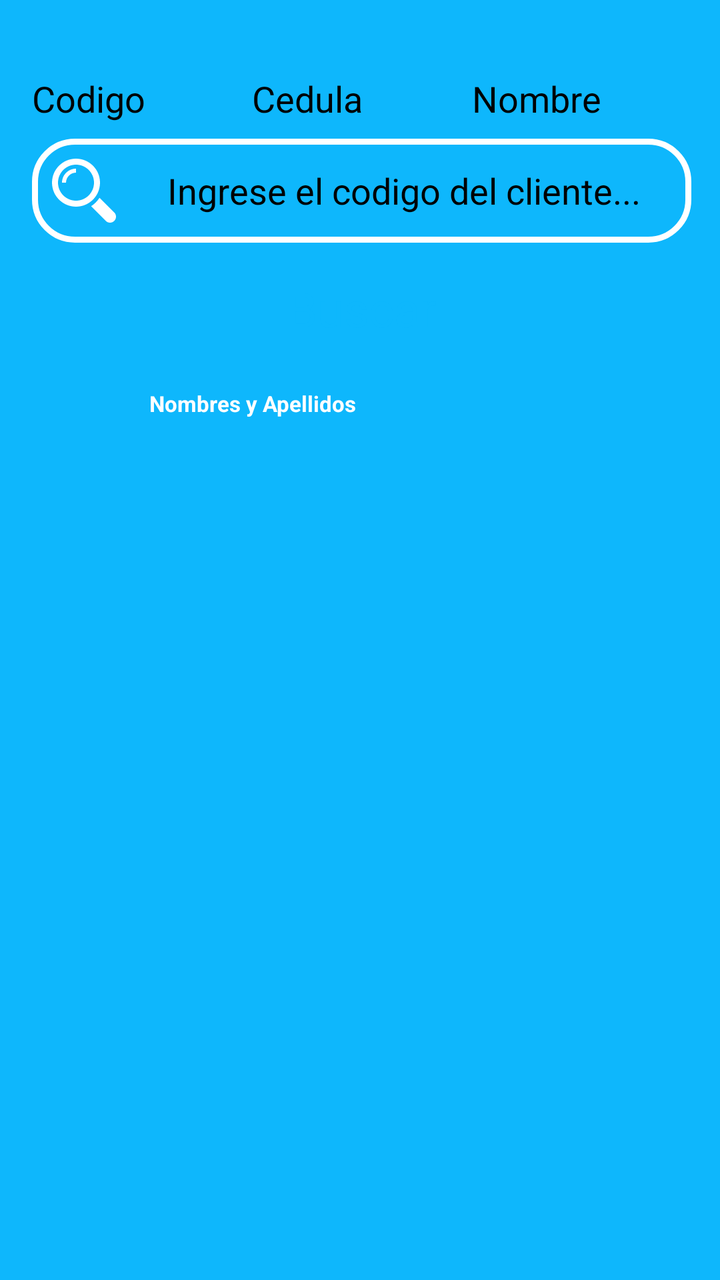
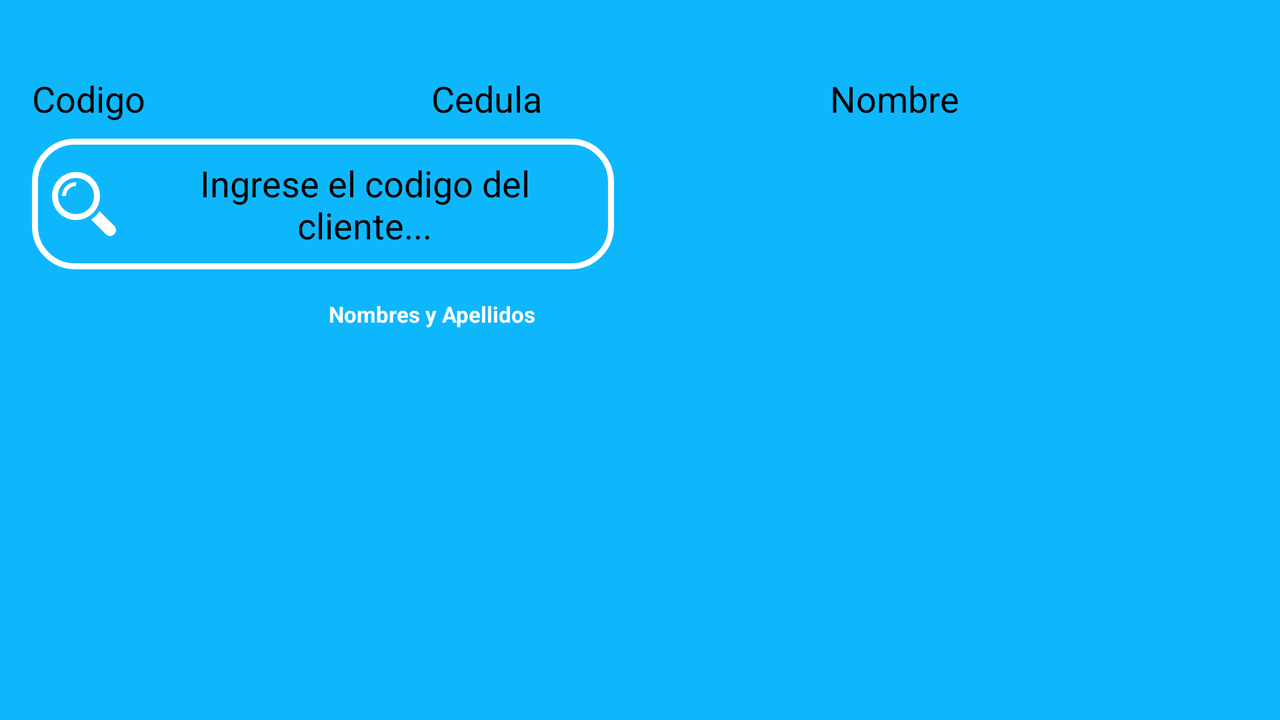

Compare how this app lays out the same screen by default and in its alternative resource folder. The renders come first, then the two layout files and the values they reference.
<!-- AndroidManifest.xml: application theme MyTheme.DayNight -->
<!-- res/layout/activity_buscar_cliente.xml -->
<?xml version="1.0" encoding="utf-8"?>
<androidx.constraintlayout.widget.ConstraintLayout xmlns:android="http://schemas.android.com/apk/res/android"
    xmlns:app="http://schemas.android.com/apk/res-auto"
    xmlns:tools="http://schemas.android.com/tools"
    android:layout_width="match_parent"
    android:layout_height="match_parent"
    android:background="@color/colorPrimary"
    tools:context="skybox.com.scmtv.buscar_cliente">




        <androidx.constraintlayout.widget.Guideline
            android:id="@+id/guideline"
            android:layout_width="wrap_content"
            android:layout_height="wrap_content"
            android:orientation="vertical"
            app:layout_constraintGuide_begin="16dp" />

        <androidx.constraintlayout.widget.Guideline
            android:id="@+id/guideline2"
            android:layout_width="wrap_content"
            android:layout_height="wrap_content"
            android:orientation="vertical"
            app:layout_constraintGuide_percent="0.96" />

    <EditText
        android:id="@+id/editText_buscar"
        android:layout_width="0dp"
        android:layout_height="wrap_content"
        android:layout_marginTop="8dp"
        android:background="@drawable/edit2"
        android:buttonTint="@color/ic_launcher_background"
        android:gravity="center"
        android:hint="@string/ingresexCodigo"
        android:paddingTop="15dp"
        android:paddingBottom="15dp"
        android:textSize="18sp"
        android:drawableLeft="@drawable/ic_buscar2"
        android:drawablePadding="10dp"
        android:padding="10dp"
        app:layout_constraintEnd_toStartOf="@+id/guideline2"
        app:layout_constraintHorizontal_bias="0.0"
        app:layout_constraintStart_toStartOf="@+id/guideline"
        app:layout_constraintTop_toBottomOf="@+id/radio_group" />

    <TextView
        android:id="@+id/textView_seleccioneunaopcion"
        android:layout_width="0dp"
        android:layout_height="wrap_content"
        android:text="@string/Seleccione_radiobuttons"
        android:textColor="@color/ic_launcher_background"
        android:textSize="14sp"
        android:layout_marginTop="10dp"
        app:layout_constraintEnd_toStartOf="@+id/guideline2"
        app:layout_constraintHorizontal_bias="0.0"
        app:layout_constraintStart_toStartOf="@+id/guideline"
        app:layout_constraintTop_toTopOf="parent" />

    <RadioGroup
        android:id="@+id/radio_group"
        android:layout_width="0dp"
        android:layout_height="wrap_content"
        android:layout_marginTop="8dp"
        android:orientation="horizontal"

        app:layout_constraintEnd_toStartOf="@+id/guideline2"
        app:layout_constraintStart_toStartOf="@+id/guideline"
        app:layout_constraintTop_toBottomOf="@+id/textView_seleccioneunaopcion">

        <RadioButton
            android:id="@+id/radiobuttonCodigo"
            android:layout_width="match_parent"
            android:layout_height="wrap_content"
            android:layout_marginRight="16dp"
            android:layout_weight="1"
            android:buttonTint="@color/ic_launcher_background"
            android:checked="true"
            android:text="Codigo"
            android:textSize="18sp" />

        <RadioButton
            android:id="@+id/radiobuttonCedula"
            android:layout_width="match_parent"
            android:layout_height="wrap_content"
            android:layout_weight="1"
            android:buttonTint="@color/ic_launcher_background"
            android:checked="false"
            android:text="Cedula"
            android:textSize="18sp" />

        <RadioButton
            android:id="@+id/radiobuttonNombre"
            android:layout_width="match_parent"
            android:layout_height="wrap_content"
            android:layout_weight="1"
            android:buttonTint="@color/ic_launcher_background"
            android:checked="false"
            android:text="Nombre"
            android:textSize="18sp" />


    </RadioGroup>

    <Button
        android:id="@+id/button_buscar"
        android:layout_width="0dp"
        android:layout_height="50dp"
        android:layout_marginTop="8dp"
        android:background="@color/ic_launcher_background"
        android:gravity="center"
        android:text="@string/buscar_cliente"
        android:textColor="@color/colorPrimary"
        android:textSize="24sp"
        app:layout_constraintEnd_toStartOf="@+id/guideline2"
        app:layout_constraintHorizontal_bias="1.0"
        app:layout_constraintStart_toStartOf="@+id/guideline"
        app:layout_constraintTop_toBottomOf="@+id/editText_buscar" />

    <LinearLayout
        android:id="@+id/linearLayout4"
        android:layout_width="0dp"
        android:layout_height="wrap_content"
        android:layout_marginTop="8dp"
        android:background="@color/colorPrimary"
        android:orientation="horizontal"
        android:padding="2dp"
        app:layout_constraintEnd_toStartOf="@+id/guideline2"
        app:layout_constraintStart_toStartOf="@+id/guideline"
        app:layout_constraintTop_toBottomOf="@+id/button_buscar">

        <TextView
            android:id="@+id/tvCodigo"
            android:layout_width="0dp"
            android:layout_height="match_parent"
            android:layout_weight="2"
            android:gravity="center"
            android:paddingTop="5dp"
            android:paddingBottom="5dp"
            android:text="Codigo"
            android:textColor="@color/ic_launcher_background"
            android:textSize="11sp"
            android:textStyle="bold" />

        <TextView
            android:id="@+id/tvNombreyApellidos"
            android:layout_width="0dp"
            android:layout_height="match_parent"
            android:layout_alignParentTop="true"
            android:layout_marginStart="0dp"
            android:layout_marginTop="0dp"
            android:layout_toEndOf="@+id/tvCodigo"
            android:layout_weight="4"
            android:gravity="center"
            android:paddingTop="5dp"
            android:paddingBottom="5dp"
            android:text="Nombres y Apellidos"
            android:textColor="@color/design_default_color_on_primary"
            android:textSize="11sp"
            android:textStyle="bold" />


        <TextView
            android:id="@+id/tvTelefono"
            android:layout_width="0dp"
            android:layout_height="match_parent"
            android:layout_alignParentTop="true"
            android:layout_marginStart="0dp"
            android:layout_toEndOf="@+id/tvNombreyApellidos"
            android:layout_weight="3"
            android:gravity="center"
            android:text="Telefono"
            android:textColor="@color/ic_launcher_background"
            android:textSize="11sp"
            android:textStyle="bold" />

        <TextView
            android:id="@+id/tvEstado"
            android:layout_width="0dp"
            android:layout_height="match_parent"
            android:layout_alignParentTop="true"
            android:layout_marginStart="0dp"
            android:layout_toEndOf="@+id/tvTelefono"
            android:layout_weight="3"
            android:gravity="center"
            android:text="Estado"
            android:textColor="@color/ic_launcher_background"
            android:textSize="11sp"
            android:textStyle="bold" />


    </LinearLayout>

    <View
        android:id="@+id/view"

        android:layout_width="0dp"
        android:layout_height="2dp"
        android:background="@color/colorPrimary"
        app:layout_constraintEnd_toStartOf="@+id/guideline2"
        app:layout_constraintStart_toStartOf="@+id/guideline"
        app:layout_constraintTop_toBottomOf="@+id/linearLayout4" />

    <LinearLayout
        android:id="@+id/fragment_container"
        android:layout_width="wrap_content"
        android:layout_height="0dp"
        android:layout_marginBottom="8dp"
        android:orientation="vertical"
        app:layout_constraintBottom_toBottomOf="parent"
        app:layout_constraintEnd_toEndOf="@+id/guideline2"
        app:layout_constraintStart_toStartOf="@+id/guideline"
        app:layout_constraintTop_toBottomOf="@+id/view"
        app:layout_constraintVertical_bias="0.511"></LinearLayout>


</androidx.constraintlayout.widget.ConstraintLayout>
<!-- resources referenced by this layout -->
<resources>
  <color name="colorPrimary">#0eb7fc</color>
  <!-- drawable edit2 (drawable) -->
  <?xml version="1.0" encoding="utf-8"?>
  <shape xmlns:android="http://schemas.android.com/apk/res/android">
      <solid android:color="@color/colorPrimary"/>
      <stroke android:color="#ffffff"/>
      <stroke android:width="3dp"/>
      <corners android:radius="20dp"/>
  
  </shape>
  <!-- drawable ic_buscar2 (drawable) -->
  <vector xmlns:android="http://schemas.android.com/apk/res/android"
      android:width="32dp"
      android:height="32dp"
      android:viewportWidth="32"
      android:viewportHeight="32">
    <path
        android:fillColor="#FFFFFF"
        android:pathData="M31.12,26.879l-7.342,-7.342c-1.095,1.701 -2.541,3.148 -4.242,4.242l7.343,7.342c1.172,1.172 3.071,1.172 4.241,0C32.293,29.952 32.293,28.053 31.12,26.879z"/>
    <path
        android:fillColor="#FFFFFF"
        android:pathData="M24,12c0,-6.627 -5.373,-12 -12,-12s-12,5.373 -12,12s5.373,12 12,12S24,18.627 24,12zM12,21c-4.964,0 -9,-4.036 -9,-9c0,-4.963 4.036,-9 9,-9c4.963,0 9,4.037 9,9C21,16.964 16.963,21 12,21z"/>
    <path
        android:fillColor="#FFFFFF"
        android:pathData="M5,12h2c0,-2.757 2.242,-5 5,-5v-2C8.14,5 5,8.142 5,12z"/>
  </vector>
  <string name="Seleccione_radiobuttons">Seleccione una opción: </string>
  <string name="buscar_cliente">Buscar</string>
  <string name="ingresexCodigo">Ingrese el codigo del cliente...</string>
</resources>
<!-- res/layout-land/activity_buscar_cliente.xml (the author's variant of the layout above) -->
<!-- drawn on the phone turned sideways -->
<?xml version="1.0" encoding="utf-8"?>
<androidx.constraintlayout.widget.ConstraintLayout xmlns:android="http://schemas.android.com/apk/res/android"
    xmlns:app="http://schemas.android.com/apk/res-auto"
    xmlns:tools="http://schemas.android.com/tools"
    android:layout_width="match_parent"
    android:layout_height="match_parent"
    android:background="@color/colorPrimary"
    tools:context="skybox.com.scmtv.buscar_cliente">




        <androidx.constraintlayout.widget.Guideline
            android:id="@+id/guideline"
            android:layout_width="wrap_content"
            android:layout_height="wrap_content"
            android:orientation="vertical"
            app:layout_constraintGuide_begin="16dp" />

        <androidx.constraintlayout.widget.Guideline
            android:id="@+id/guideline2"
            android:layout_width="wrap_content"
            android:layout_height="wrap_content"
            android:orientation="vertical"
            app:layout_constraintGuide_percent="0.96" />

    <LinearLayout
        android:id="@+id/linearLayout5"
        android:layout_width="0dp"
        android:layout_height="wrap_content"
        android:layout_weight="2"
        android:orientation="horizontal"
        app:layout_constraintEnd_toStartOf="@+id/guideline2"
        app:layout_constraintStart_toStartOf="@+id/guideline"
        app:layout_constraintTop_toBottomOf="@+id/radio_group">


        <EditText
            android:id="@+id/editText_buscar"
            android:layout_width="0dp"
            android:layout_height="wrap_content"
            android:layout_marginTop="8dp"
            android:layout_marginRight="8dp"
            android:layout_weight="1"
            android:background="@drawable/edit2"
            android:buttonTint="@color/ic_launcher_background"
            android:drawableLeft="@drawable/ic_buscar2"
            android:drawablePadding="10dp"
            android:gravity="center"
            android:hint="@string/ingresexCodigo"
            android:padding="10dp"
            android:textSize="18sp"
            app:layout_constraintEnd_toStartOf="@+id/guideline2"
            app:layout_constraintHorizontal_bias="0.0"
            app:layout_constraintStart_toStartOf="@+id/guideline"
            app:layout_constraintTop_toBottomOf="@+id/radio_group" />

        <Button
            android:id="@+id/button_buscar"
            android:layout_width="0dp"
            android:layout_height="50dp"
            android:layout_marginLeft="8dp"
            android:layout_marginTop="8dp"
            android:layout_weight="1"
            android:background="@color/ic_launcher_background"
            android:gravity="center"
            android:text="@string/buscar_cliente"
            android:textColor="@color/colorPrimary"
            android:textSize="18sp"
            app:layout_constraintEnd_toStartOf="@+id/guideline2"
            app:layout_constraintHorizontal_bias="1.0"
            app:layout_constraintStart_toStartOf="@+id/guideline"
            app:layout_constraintTop_toBottomOf="@+id/editText_buscar" />


    </LinearLayout>


    <TextView
        android:id="@+id/textView_seleccioneunaopcion"
        android:layout_width="0dp"
        android:layout_height="wrap_content"
        android:text="@string/Seleccione_radiobuttons"
        android:textColor="@color/ic_launcher_background"
        android:textSize="14sp"
        android:layout_marginTop="10dp"
        app:layout_constraintEnd_toStartOf="@+id/guideline2"
        app:layout_constraintHorizontal_bias="0.0"
        app:layout_constraintStart_toStartOf="@+id/guideline"
        app:layout_constraintTop_toTopOf="parent" />

    <RadioGroup
        android:id="@+id/radio_group"
        android:layout_width="0dp"
        android:layout_height="wrap_content"
        android:layout_marginTop="8dp"
        android:orientation="horizontal"

        app:layout_constraintEnd_toStartOf="@+id/guideline2"
        app:layout_constraintStart_toStartOf="@+id/guideline"
        app:layout_constraintTop_toBottomOf="@+id/textView_seleccioneunaopcion">

        <RadioButton
            android:id="@+id/radiobuttonCodigo"
            android:layout_width="match_parent"
            android:layout_height="wrap_content"
            android:layout_marginRight="16dp"
            android:layout_weight="1"
            android:buttonTint="@color/ic_launcher_background"
            android:checked="true"
            android:text="Codigo"
            android:textSize="18sp" />

        <RadioButton
            android:id="@+id/radiobuttonCedula"
            android:layout_width="match_parent"
            android:layout_height="wrap_content"
            android:layout_weight="1"
            android:buttonTint="@color/ic_launcher_background"
            android:checked="false"
            android:text="Cedula"
            android:textSize="18sp" />

        <RadioButton
            android:id="@+id/radiobuttonNombre"
            android:layout_width="match_parent"
            android:layout_height="wrap_content"
            android:layout_weight="1"
            android:buttonTint="@color/ic_launcher_background"
            android:checked="false"
            android:text="Nombre"
            android:textSize="18sp" />


    </RadioGroup>

    <LinearLayout
        android:id="@+id/linearLayout4"
        android:layout_width="0dp"
        android:layout_height="wrap_content"
        android:layout_marginTop="8dp"
        android:background="@color/colorPrimary"
        android:orientation="horizontal"
        android:padding="2dp"
        app:layout_constraintEnd_toStartOf="@+id/guideline2"
        app:layout_constraintStart_toStartOf="@+id/guideline"
        app:layout_constraintTop_toBottomOf="@+id/linearLayout5">

        <TextView
            android:id="@+id/tvCodigo"
            android:layout_width="0dp"
            android:layout_height="match_parent"
            android:layout_weight="2"
            android:gravity="center"
            android:paddingTop="5dp"
            android:paddingBottom="5dp"
            android:text="Codigo"
            android:textColor="@color/ic_launcher_background"
            android:textSize="11sp"
            android:textStyle="bold" />

        <TextView
            android:id="@+id/tvNombreyApellidos"
            android:layout_width="0dp"
            android:layout_height="match_parent"
            android:layout_alignParentTop="true"
            android:layout_marginStart="0dp"
            android:layout_marginTop="0dp"
            android:layout_toEndOf="@+id/tvCodigo"
            android:layout_weight="4"
            android:gravity="center"
            android:paddingTop="5dp"
            android:paddingBottom="5dp"
            android:text="Nombres y Apellidos"
            android:textColor="@color/design_default_color_on_primary"
            android:textSize="11sp"
            android:textStyle="bold" />


        <TextView
            android:id="@+id/tvTelefono"
            android:layout_width="0dp"
            android:layout_height="match_parent"
            android:layout_alignParentTop="true"
            android:layout_marginStart="0dp"
            android:layout_toEndOf="@+id/tvNombreyApellidos"
            android:layout_weight="3"
            android:gravity="center"
            android:text="Telefono"
            android:textColor="@color/ic_launcher_background"
            android:textSize="11sp"
            android:textStyle="bold" />

        <TextView
            android:id="@+id/tvEstado"
            android:layout_width="0dp"
            android:layout_height="match_parent"
            android:layout_alignParentTop="true"
            android:layout_marginStart="0dp"
            android:layout_toEndOf="@+id/tvTelefono"
            android:layout_weight="3"
            android:gravity="center"
            android:text="Estado"
            android:textColor="@color/ic_launcher_background"
            android:textSize="11sp"
            android:textStyle="bold" />


    </LinearLayout>

    <View
        android:id="@+id/view"

        android:layout_width="0dp"
        android:layout_height="2dp"
        android:background="@color/colorPrimary"
        app:layout_constraintEnd_toStartOf="@+id/guideline2"
        app:layout_constraintStart_toStartOf="@+id/guideline"
        app:layout_constraintTop_toBottomOf="@+id/linearLayout4" />

    <LinearLayout
        android:id="@+id/fragment_container"
        android:layout_width="wrap_content"
        android:layout_height="0dp"
        android:layout_marginBottom="8dp"
        android:orientation="vertical"
        app:layout_constraintBottom_toBottomOf="parent"
        app:layout_constraintEnd_toEndOf="@+id/guideline2"
        app:layout_constraintStart_toStartOf="@+id/guideline"
        app:layout_constraintTop_toBottomOf="@+id/view"
        app:layout_constraintVertical_bias="0.511"></LinearLayout>


</androidx.constraintlayout.widget.ConstraintLayout>
